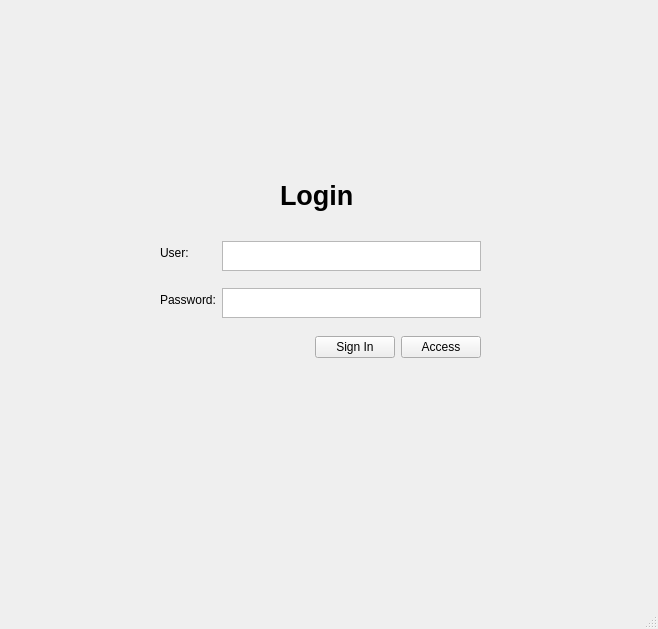
<?xml version="1.0" encoding="UTF-8"?>
<ui version="4.0">
 <class>MainWindow</class>
 <widget class="QMainWindow" name="MainWindow">
  <property name="geometry">
   <rect>
    <x>0</x>
    <y>0</y>
    <width>658</width>
    <height>629</height>
   </rect>
  </property>
  <property name="windowTitle">
   <string>MainWindow</string>
  </property>
  <widget class="QWidget" name="centralwidget">
   <widget class="QLabel" name="label">
    <property name="geometry">
     <rect>
      <x>280</x>
      <y>170</y>
      <width>81</width>
      <height>51</height>
     </rect>
    </property>
    <property name="font">
     <font>
      <pointsize>20</pointsize>
      <weight>75</weight>
      <bold>true</bold>
     </font>
    </property>
    <property name="text">
     <string>Login</string>
    </property>
   </widget>
   <widget class="QWidget" name="layoutWidget">
    <property name="geometry">
     <rect>
      <x>160</x>
      <y>230</y>
      <width>321</width>
      <height>128</height>
     </rect>
    </property>
    <layout class="QGridLayout" name="gridLayout">
     <item row="0" column="0" colspan="4">
      <layout class="QFormLayout" name="formLayout">
       <item row="0" column="0">
        <widget class="QLabel" name="label_2">
         <property name="text">
          <string>User:</string>
         </property>
        </widget>
       </item>
       <item row="0" column="1">
        <widget class="QTextEdit" name="textEdit_6">
         <property name="maximumSize">
          <size>
           <width>16777215</width>
           <height>30</height>
          </size>
         </property>
        </widget>
       </item>
       <item row="1" column="0">
        <widget class="QLabel" name="label_3">
         <property name="text">
          <string>Password:</string>
         </property>
        </widget>
       </item>
       <item row="1" column="1">
        <widget class="QTextEdit" name="textEdit_7">
         <property name="maximumSize">
          <size>
           <width>16777215</width>
           <height>30</height>
          </size>
         </property>
        </widget>
       </item>
      </layout>
     </item>
     <item row="1" column="0">
      <spacer name="horizontalSpacer">
       <property name="orientation">
        <enum>Qt::Horizontal</enum>
       </property>
       <property name="sizeHint" stdset="0">
        <size>
         <width>40</width>
         <height>20</height>
        </size>
       </property>
      </spacer>
     </item>
     <item row="1" column="2">
      <widget class="QPushButton" name="pushButton_4">
       <property name="text">
        <string>Sign In</string>
       </property>
      </widget>
     </item>
     <item row="1" column="3">
      <widget class="QPushButton" name="pushButton_2">
       <property name="text">
        <string>Access</string>
       </property>
      </widget>
     </item>
    </layout>
   </widget>
  </widget>
  <widget class="QMenuBar" name="menubar">
   <property name="geometry">
    <rect>
     <x>0</x>
     <y>0</y>
     <width>658</width>
     <height>21</height>
    </rect>
   </property>
  </widget>
  <widget class="QStatusBar" name="statusbar"/>
 </widget>
 <resources/>
 <connections/>
</ui>
